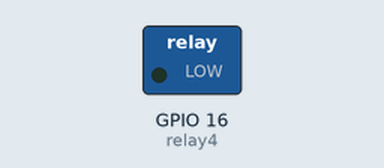
This sketch was run on a simulated ESP32. Parts: switched loads named in the sketch (green lamp = pin HIGH). WiFi joins after 1.5 s; servers stay silent unless stated; what the sketch prints to the serial monitor is not drawn.

Above: at 0.1 s.
At 1.6 s:
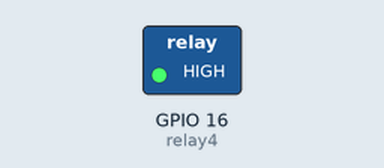
Timing chart, 0 to 3.1 s (numbered marks = the images above):
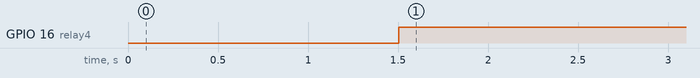

Measured:
- by itself, GPIO 16 (relay4): LOW → HIGH at 1.5 s

The sketch:

HiveMQ-moisture_sensor.ino
```cpp
#include <WiFiClientSecure.h>
#include <ArduinoJson.h>
#include "WiFi.h"
#include <PubSubClient.h>
// #include <esp_task_wdt.h>


const char* ssid = "Frontier5664";
const char* password = "0546758114";
const char* mqttServer = "broker.hivemq.com";
const int mqttPort = 1883;


#define HIVEMQ_IOT_PUBLISH_TOPIC   "esp32/pub"
#define HIVEMQ_IOT_SUBSCRIBE_TOPIC "esp32/sub"

//3 seconds WDT
// #define WDT_TIMEOUT 3

WiFiClient espClient;
PubSubClient client(espClient);


void connectHIVEMQ(){
  Serial.println("connectHIVEMQ Fn");

  WiFi.mode(WIFI_STA);
  WiFi.begin(ssid, password);

  Serial.println("Connecting to Wi-Fi");

  while (WiFi.status() != WL_CONNECTED)
  {
    delay(500);
    Serial.print(".");
  }

  // Connect to the MQTT broker on the AWS endpoint we defined earlier
  client.setServer(mqttServer, mqttPort);

  // Create a message handler
  client.setCallback(messageHandler);

  Serial.println("Connecting to HIVEMQ IOT");

  if (!client.connected())
  {
    Serial.println("HIVEMQ Timeout!");
    return;
  }

  // Subscribe to a topic
  client.subscribe(HIVEMQ_IOT_SUBSCRIBE_TOPIC);

  Serial.println("HIVEMQ Connected!");
}

void publishMessage(char* status, int seconds){
  StaticJsonDocument<200> doc;
  doc["status"] = status;
  doc["time(s)"] = seconds;
  char jsonBuffer[512];
  serializeJson(doc, jsonBuffer);
  client.publish(HIVEMQ_IOT_PUBLISH_TOPIC, jsonBuffer);
}

void messageHandler(char* topic, byte* payload, unsigned int length){
  Serial.print("incoming: ");
  Serial.println(topic);

  StaticJsonDocument<200> doc;
  deserializeJson(doc, payload);
  const char* message = doc["message"];
  Serial.println(message);
}

const int relay4 = 16;

void setup() {
  Serial.begin(115200);
  Serial.println("Setup()");

  // esp_task_wdt_init(WDT_TIMEOUT, true); //enable panic so ESP32 restarts
  // esp_task_wdt_add(NULL); //add current thread to WDT watch

  connectHIVEMQ();
  pinMode(relay4, OUTPUT);
}

// int j = 0;
// int last = millis();

void loop() {

  // resetting WDT every 2s, 5 times only
  // if (millis() - last >= 2000 && j < 5) {
  //     Serial.println("Resetting WDT...");
  //     publishMessage("Resetting WDT...", j);
  //     esp_task_wdt_reset();
  //     last = millis();
  //     j++;
  //     if (j == 5) {
  //       Serial.println("Stopping WDT reset. CPU should reboot in 3s");
  //       publishMessage("Stopping WDT reset. CPU should reboot in 3s", j);
  //     }
  // }

  Serial.println("Desliga o motor");
  digitalWrite(relay4, HIGH);
  publishMessage("Motor Desligado", 0);
  client.loop();
  for(int i = 1; i<=3600; i++){ //Set i<=28800 in PROD i<=10 in DEV
    Serial.println(i);
    if ( (i%60)  == 0 ){
      Serial.println("+ 1 Min");
      publishMessage("+ 1 Min", i);
      client.loop();
    }
    client.loop();
    delay(1000);
  }

  Serial.println("Liga o motor");
  digitalWrite(relay4, LOW);
  for(int i = 1; i<=20; i++){
    Serial.println(i);

    publishMessage("Motor Ligado", i);
    client.loop();

    delay(1000);
  }

  Serial.println("....");
}
```
